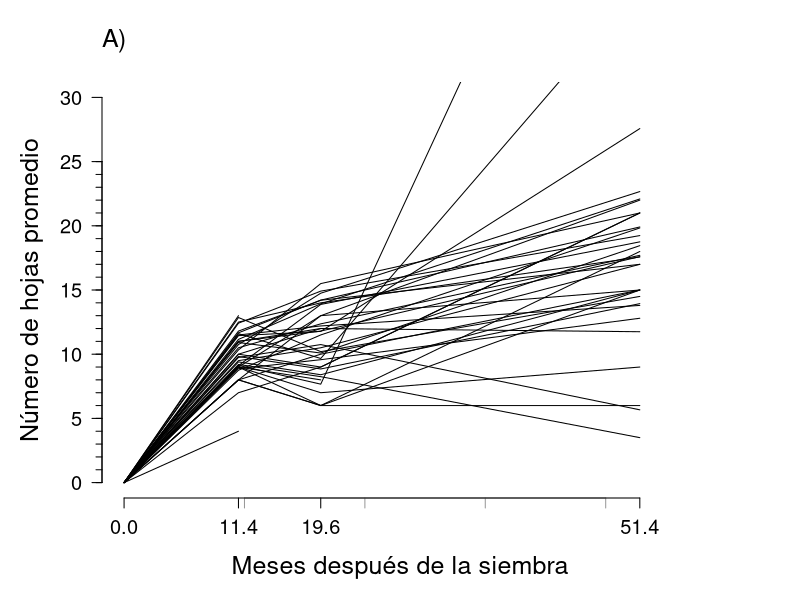
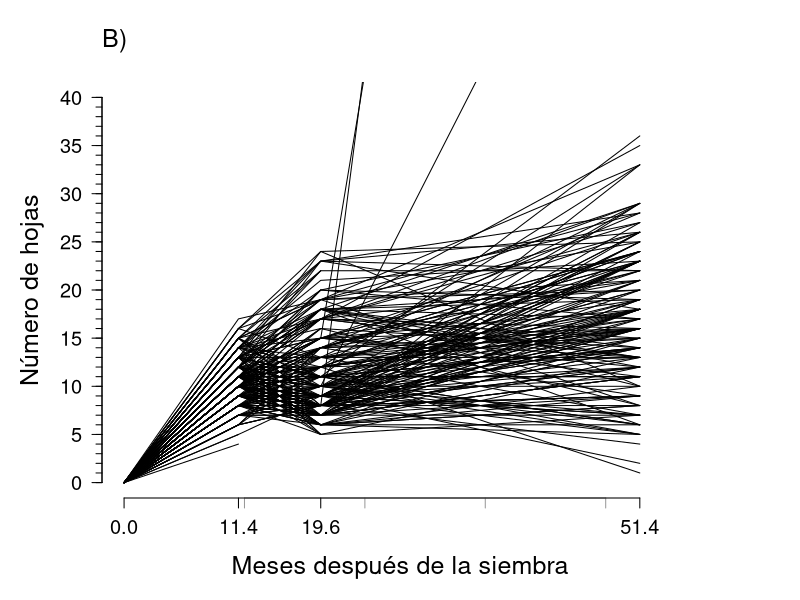
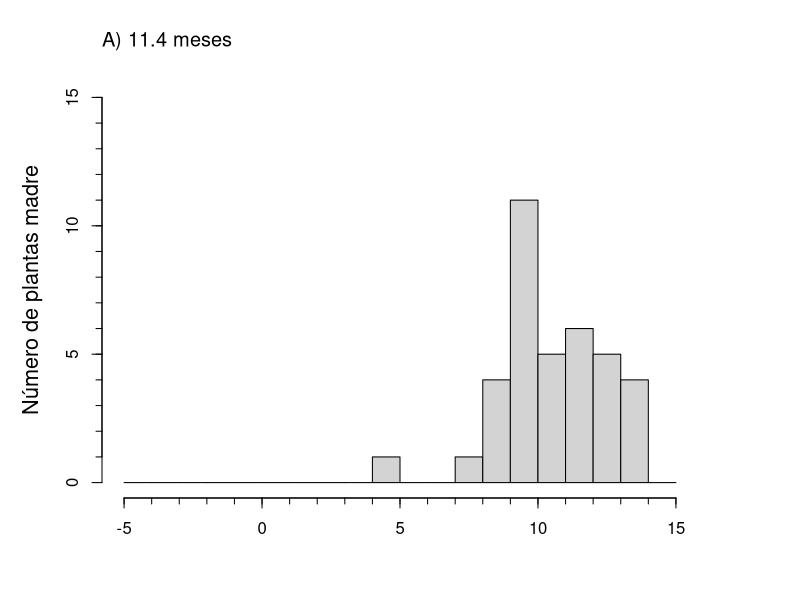
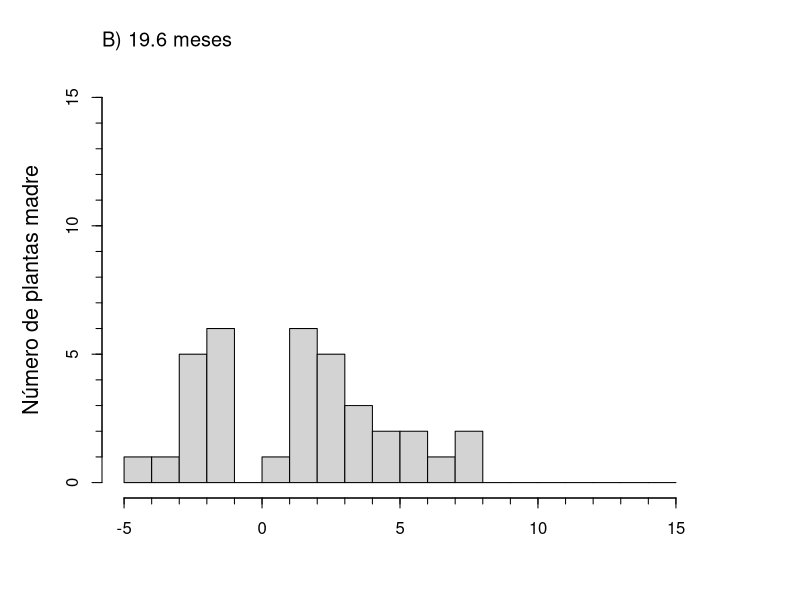

Generate these figures, in order, with R: (Note: this script raises an error after producing the figures.)
################################################################################################################
#################################################################################################################
#################################################################################################################
#
##### TASA DE CRECIMIENTO DE LA PROGENIE DE LAS PLANTAS MADRE#######
#
#################################################################################################################
#################################################################################################################
#################################################################################################################
#
# INTRODUCCIÓN:
#
#
# REQUERIMIENTOS
# "PhenotypicDataProgeny_Quebradas_2020Marzo.csv"
# "PhenotypicDataProgeny_Quebradas_2020Octubre.csv"
# "PhenotypicDataProgeny_Quebradas_2023Junio.csv"
# "PhenotypicGroupAssignment_2023septiembre08_120644.csv"
#
#
# CONTENIDO
# 1) Datos preliminares: Carga de librerías y lectura de datos
# 2) Seleccionar las variables a usar en cada tabla
# 3) Crear marco de datos del crecimiento
# 4) Examinar el crecimiento

#################################################################################################################
#################################################################################################################
#################################################################################################################


#################################################################################################################
#################################################################################################################
# 1) Datos preliminares: Carga de librerías y lectura de datos
#################################################################################################################
#################################################################################################################

#################################################################################################################
# 1.1) Librerías.

library(tidyverse) #limpiar y organizar datos

#seleccionar directorio de trabajo
setwd("C:/Users/usuario/Documents/Jardin_comun/Progenie/datos")

#################################################################################################################
# 1.2)leer las tablas

datos.fenotipicos.marzo <-
  read.table(
    "PhenotypicDataProgeny_Quebradas_2020Marzo.csv",
    header = T,
    sep = ","
  )
datos.fenotipicos.octubre <-
  read.table(
    "PhenotypicDataProgeny_Quebradas_2020Octubre.csv",
    header = T,
    sep = ","
  )
datos.fenotipicos.junio <-
  read.table(
    "PhenotypicDataProgeny_Quebradas_2023Junio.csv",
    header = T,
    sep = ","
  )

#################################################################################################################
#################################################################################################################
# 2) Seleccionar las variables a usar en cada tabla
#################################################################################################################
#################################################################################################################

#################################################################################################################
# 2.1)primera medida (11.4 meses DS): marzo de 2020
summary(datos.fenotipicos.marzo)
head(datos.fenotipicos.marzo)
dim(datos.fenotipicos.marzo)# 250 plantas hijas sembradas y 26 variables

# 2.1.1)subconjunto de las columnas: unir las variables Bandeja, fila y columna para crear variable
# nombre.progenie; seleccionar las variables para analizar tasa de crecimiento
colnames(datos.fenotipicos.marzo)
datos.fenotipicos.marzo.selected <- datos.fenotipicos.marzo %>%
  unite("nombre.progenie", c(Bandeja, Fila, Columna)) %>%
  select(
    Número.colección.planta.madre,
    nombre.progenie,
    Longitud.tallo..cm.,
    Número.de.hojas
  ) %>%
  mutate(
    Número.colección.planta.madre=as.numeric(Número.colección.planta.madre),
    tiempo= 11.4
  )
head(datos.fenotipicos.marzo.selected)

# 2.1.2) Remover plantas de la progenie sin madre asignada o datos faltantes

# cuantas plantas madres están representadas
unique(datos.fenotipicos.marzo.selected$Número.colección.planta.madre)
length(unique(
  datos.fenotipicos.marzo.selected$Número.colección.planta.madre))## 38 plantas madres representadas

rows.with.na <-
  unique(which(is.na(datos.fenotipicos.marzo.selected), arr.ind = T)[, 1])
rows.with.na # especímenes con valores NA
length(rows.with.na)# 14 plántulas hijas con NA

#correr las siguientes líneas en caso de existir NAs
datos.fenotipicos.marzo.selected <-
  datos.fenotipicos.marzo.selected[-rows.with.na,]
dim(datos.fenotipicos.marzo.selected) # 236 hijas con todos los datos
class(datos.fenotipicos.marzo.selected)
summary(datos.fenotipicos.marzo.selected)
head(datos.fenotipicos.marzo.selected)

length(unique(
  datos.fenotipicos.marzo.selected$Número.colección.planta.madre
))## hay representación de 37 plantas madres
unique(datos.fenotipicos.marzo.selected$Número.colección.planta.madre)##cuáles

#################################################################################################################
# 2.2) segunda medida (19.6 meses DS): octubre de 2020
summary(datos.fenotipicos.octubre)
head(datos.fenotipicos.octubre)
dim(datos.fenotipicos.octubre)# 250 plantas hijas sembradas y 33 variables


# 2.2.1) subconjunto de las columnas: unir las variables Bandeja, fila y columna para crear variable
# nombre.progenie; seleccionar las variables de crecimiento

colnames(datos.fenotipicos.octubre)
datos.fenotipicos.octubre.selected <- 
  datos.fenotipicos.octubre %>%
  unite("nombre.progenie", c(Bandeja, Fila, Columna)) %>%
  select(
    Número.colección.planta.madre,
    nombre.progenie,
    Longitud.tallo..cm.,
    Número.de.hojas
  ) %>%
  mutate(
    Número.colección.planta.madre = as.numeric(Número.colección.planta.madre),
    tiempo= 19.6)

head(datos.fenotipicos.octubre.selected)

unique(datos.fenotipicos.octubre.selected$Número.colección.planta.madre)
length(unique(
  datos.fenotipicos.octubre.selected$Número.colección.planta.madre))## 38 plantas madres representadas

#Remover filas sin madre asignada

datos.fenotipicos.octubre.selected <- 
  datos.fenotipicos.octubre.selected %>% 
  filter(!is.na(Número.colección.planta.madre))

#################################################################################################################
# 2.3) tercera medida (51.4 meses DS): junio de 2023
summary(datos.fenotipicos.junio)
head(datos.fenotipicos.junio)
dim(datos.fenotipicos.junio)# 180 plantas hijas sembradas y 29 variables

# 2.3.1)subconjunto de las columnas: unir las variables Bandeja, fila y columna para crear variable
# nombre.progenie; seleccionar las variables para analizar supervivencia

colnames(datos.fenotipicos.junio)
datos.fenotipicos.junio.selected <- datos.fenotipicos.junio %>%
  unite("nombre.progenie", c(Bandeja, Fila, Columna)) %>%
  select(
    Número.colección.planta.madre,
    nombre.progenie,
    Longitud.tallo..mm.,
    Número.de.hojas
  ) %>%
  mutate(
    Longitud.tallo..cm.= Longitud.tallo..mm./10,.keep="unused",# Pasar a cm la longitud del tallo
    Número.colección.planta.madre = as.numeric(Número.colección.planta.madre),
    tiempo= 51.4
  ) 
#Remover filas sin madre asignada

datos.fenotipicos.octubre.selected <- 
  datos.fenotipicos.octubre.selected %>% 
  filter(!is.na(Número.colección.planta.madre))

head(datos.fenotipicos.junio.selected)

#################################################################################################################
#################################################################################################################
# 3) Crear marco de datos del crecimiento
#################################################################################################################
#################################################################################################################

#################################################################################################################
# 3.1) combinar la tablas

crecimiento <-
  bind_rows(
    datos.fenotipicos.marzo.selected,
    datos.fenotipicos.junio.selected,
    datos.fenotipicos.octubre.selected
  )
View(crecimiento)

crecimiento <- 
  crecimiento %>% 
  rename(Collector.Collection.Number= Número.colección.planta.madre,
         Longitud.tallo= Longitud.tallo..cm.,
         Numero.hojas =Número.de.hojas)


#################################################################################################################
#################################################################################################################
# 4) Examinar el crecimiento
#################################################################################################################
#################################################################################################################

#################################################################################################################
# 4.1) Número de hojas

# 4.1.1) Gráfica del promedio de hojas por planta madre

numero.hojas.madre <- 
  crecimiento %>% 
  select(Collector.Collection.Number,
         Numero.hojas,
         tiempo) %>% 
  filter(!is.na(Numero.hojas)) %>% 
  group_by(tiempo,Collector.Collection.Number) %>% 
  summarise(promedio= list(mean_se(Numero.hojas)) ) %>% 
  unnest(cols = c(promedio))


promedio.numero.hojas.madre <- 
  numero.hojas.madre%>% 
  select(tiempo, Collector.Collection.Number,y) %>% 
  spread(Collector.Collection.Number, y)
dim(promedio.numero.hojas.madre)

tiempo.0 <- data.frame(matrix(0, ncol=38, nrow=1))
colnames(tiempo.0) <- colnames(promedio.numero.hojas.madre)

promedio.numero.hojas.madre <- 
  bind_rows(tiempo.0,
            promedio.numero.hojas.madre)
head(promedio.numero.hojas.madre)
#gráfica promedio en el tiempo
#par(mar=c(5, 4, 4, 2) + 0.1) #valor por defecto
par(mar = c(5, 5, 4, 5) + 0.1)
matplot(
  promedio.numero.hojas.madre$tiempo,
  promedio.numero.hojas.madre[, -1],
  axes = F,
  type = "l",
  lty=1,
  col="black",
  main = NA,
  cex.lab = 1.5,
  ylim = c(0, 30),
  xlim = c(0, 55),
  xaxt = "n",
  bty = "n",
  xlab = "Meses después de la siembra",
  ylab = "Número de hojas promedio"
)
title(expression("A)"), adj = 0, cex.main = 1.5)
# eje por año
axis(
  side = 1,
  at = seq(12, 48, 12),
  labels =F,
  col = "gray60"
)
axis(
  side = 1,
  at = c(0, 11.4, 19.6, 51.4),
  labels = T,
  cex.axis = 1.2
)
axis(
  side = 2,
  at = seq(0, 30, 5),
  labels = T,
  tcl = -0.5,
  las = 1,
  cex.axis = 1.2
)
axis(
  side = 2,
  at = seq(0, 25, 1),
  labels = F,
  tcl = -0.3
)
  # Si barras de error....
# matlines(numero.hojas.madre$tiempo,
#         numero.hojas.madre[, 4:5],
#         col="gray60",
#         lty= 1)
# 
# barras.error.1 <- 
#   numero.hojas.madre %>% 
#   ungroup() %>% 
#   mutate(tiempo= tiempo-0.8) %>% 
#   select(tiempo, ymin, ymax, Collector.Collection.Number)
# barras.error.2 <- 
#   numero.hojas.madre %>% 
#   ungroup() %>% 
#   mutate(tiempo= tiempo+0.8) %>% 
#   select(tiempo, ymin, ymax, Collector.Collection.Number)
# barras.error <- 
#   bind_rows(barras.error.1,barras.error.2)
# 
# barras.min <- 
#   barras.error %>% 
#   select(-ymax) %>% 
#   spread(Collector.Collection.Number,ymin)
# matlines(barras.min[1:2,1], 
#          barras.min[1:2,-1],
#          col= "gray60",
#          lty=1)
# matlines(barras.min[3:4,1], 
#          barras.min[3:4,-1],
#          col= "gray60",
#          lty =1)
# matlines(barras.min[5:6,1], 
#          barras.min[5:6,-1],
#          col= "gray60",
#          lty=1)
# 
# barras.max <- 
#   barras.error %>% 
#   select(-ymin) %>% 
#   spread(Collector.Collection.Number,ymax)
# matlines(barras.max[1:2,1], 
#          barras.max[1:2,-1],
#          col= "gray60",
#          lty=1)
# matlines(barras.max[3:4,1], 
#          barras.max[3:4,-1],
#          col= "gray60",
#          lty =1)
# matlines(barras.max[5:6,1], 
#          barras.max[5:6,-1],
#          col= "gray60",
#          lty=1)
# matlines(
#   promedio.numero.hojas.madre$tiempo,
#   promedio.numero.hojas.madre[, -1],
#   axes = F,
#   type = "l",
#   lty=1,
#   main = NA,
#   cex.lab = 1.5,
#   ylim = c(0, 30),
#   xlim = c(0, 55),
#   xaxt = "n",
#   bty = "n",
#   col = "black"
# )

# 4.1.2) Gráfica de número hojas por plántula

numero.hojas<- 
  crecimiento %>% 
  select(Numero.hojas,
         tiempo, nombre.progenie) %>% 
  filter(!is.na(Numero.hojas)) %>% 
  spread(nombre.progenie, Numero.hojas)

dim(numero.hojas) # 238 hojas

tiempo.0 <- data.frame(matrix(0, ncol=238, nrow=1))
colnames(tiempo.0) <- colnames(numero.hojas)

numero.hojas <- 
  bind_rows(tiempo.0,
            numero.hojas)

head(numero.hojas)

#Gráfica
par(mar = c(5, 5, 4, 5) + 0.1)
matplot(
  numero.hojas$tiempo,
  numero.hojas[, -1],
  axes = F,
  type = "l",
  main = NA,
  cex.lab = 1.5,
  ylim = c(0, 40),
  xlim = c(0, 55),
  xaxt = "n",
  bty = "n",
  col = "black",
  lty=1,
  xlab = "Meses después de la siembra",
  ylab = "Número de hojas"
)
title(expression("B)"), adj = 0, cex.main = 1.5)

# eje por año
axis(
  side = 1,
  at = seq(12, 48, 12),
  labels =F,
  col = "gray60"
)
axis(
  side = 1,
  at = c(0, 11.4, 19.6, 51.4),
  labels = T,
  cex.axis = 1.2
)
axis(
  side = 2,
  at = seq(0, 40, 5),
  labels = T,
  tcl = -0.5,
  las = 1,
  cex.axis = 1.2
)
axis(
  side = 2,
  at = seq(0, 40, 1),
  labels = F,
  tcl = -0.3
)

# 4.1.3) Promedio de número de hojas en el tiempo

hojas <- crecimiento %>% 
  select(Numero.hojas,
         tiempo, nombre.progenie, Collector.Collection.Number) %>% 
  filter(!is.na(Numero.hojas)) %>% 
  mutate(tiempo= tiempo/12)

# Número de plántulas con hojas contadas
hojas %>% 
  group_by(tiempo) %>% 
  summarise(n=length(Numero.hojas))
# A tibble: 3 × 2
# tiempo     n
# <dbl> <int>
#   1   0.95   236
# 2   1.63   220
# 3   4.28   175

# promedio número de hojas y mediana
hojas %>% 
  summarise (promedio = mean(Numero.hojas),
             mediana=median(Numero.hojas),
             desviacion=sd(Numero.hojas))

# promedio mediana desviacion
# 1 12.76545      11   5.613375

# Numero de hojas promedio por tiempo
promedio.hojas.tiempo <- 
  hojas%>%
  group_by(tiempo) %>% 
  summarise(promedio = mean(Numero.hojas),
            desviacion= sd(Numero.hojas))
promedio.hojas.tiempo
# tiempo promedio desviacion
# <dbl>    <dbl>      <dbl>
#   1   0.95     10.6       2.35
# 2   1.63     11.6       4.58
# 3   4.28     17.3       7.16

# 4.1.4) Promedios del número de hojas por planta madre

promedio.hojas.madre <- 
  hojas %>% 
  group_by(Collector.Collection.Number, tiempo) %>% 
  summarise(promedio = mean(Numero.hojas),
            desviacion= sd(Numero.hojas), 
            mediana=median(Numero.hojas)) %>% 
  ungroup()

promedio.hojas.madre %>% 
  group_by(tiempo) %>% 
  summarise(promedio.1=mean(promedio),
            desviacion= sd(promedio))
# tiempo promedio.1 desviacion
# <dbl>      <dbl>      <dbl>
#   1   0.95       9.92       1.82
# 2   1.63      10.9        2.73
# 3   4.28      16.4        4.67


# 4.1.5) Histogramas de la pendiente del crecimiento en términos de número de hojas

#Para cada muestreo existe un delta de numero de hojas y un delta de tiempo entre el muestreo anterior.,la
#formula de la pendiente sería (hojas 11.4-hojas 0) / (11.4 meses-o meses)

# 4.1.5.1) POR PLANTA MADRE

 pendiente.promedio.hojas.madre <- 
   promedio.hojas.madre %>% 
   group_by(Collector.Collection.Number) %>% 
   arrange(tiempo, Collector.Collection.Number) %>% 
   mutate(diff.tiempo= tiempo-lag(tiempo, default = 0)) %>% 
   mutate(diff.hojas= promedio-lag(promedio, default = 0)) %>% 
   mutate(pendiente=diff.hojas/diff.tiempo)
   
view(pendiente.promedio.hojas.madre)
range(pendiente.promedio.hojas.madre$pendiente)# -4.390244 13.684211

# Graficar histogramas de número de hojas promedio

m.marzo <- 
  pendiente.promedio.hojas.madre %>% 
  filter(diff.tiempo=="0.95") %>% 
  select(pendiente)
#par(mar=c(5, 4, 4, 2) + 0.1) #valor por defecto
par(mar = c(5, 5, 4, 5) + 0.1)
hist(m.marzo$pendiente,
     breaks=seq(-5,15,1),
     xlab=NA,
     ylab="Número de plantas madre",
     main=NA,
     cex.lab=1.3,
     ylim = c(0,15)
)
title(expression("A) 11.4 meses"),adj=0)
axis(side=1, at=-5:15, labels = F, tcl=-0.3)
axis(side=2, at=1:15, labels = F, tcl=-0.3)

m.octubre <- 
  pendiente.promedio.hojas.madre %>% 
  filter(diff.tiempo<0.95) %>% 
  select(pendiente)
#par(mar=c(5, 4, 4, 2) + 0.1) #valor por defecto
par(mar = c(5, 5, 4, 5) + 0.1)
hist(m.octubre$pendiente,
     breaks=seq(-5,15,1),
     xlab=NA,
     ylab="Número de plantas madre",
     main=NA,
     cex.lab=1.3,
     ylim = c(0,15)
)
title(expression("B) 19.6 meses"),adj=0)
axis(side=1, at=-5:15, labels = F, tcl=-0.3)
axis(side=2, at=1:15, labels = F, tcl=-0.3)

m.junio <- 
  pendiente.promedio.hojas.madre %>% 
  filter(diff.tiempo>0.95) %>% 
  select(pendiente)
#par(mar=c(5, 4, 4, 2) + 0.1) #valor por defecto
par(mar = c(5, 5, 4, 5) + 0.1)
hist(m.junio$pendiente,
     breaks=seq(-5,15,1),
     xlab="Número de hojas promedio / año",
     ylab="Número de plantas madre",
     main=NA,
     cex.lab=1.3,
     ylim = c(0,15)
)
title(expression("C) 51.4 meses"),adj=0)
axis(side=1, at=-5:15, labels = F, tcl=-0.3)
axis(side=2, at=1:15, labels = F, tcl=-0.3)

# 4.1.5.2) POR PLÁNTULA
pendiente.hojas<- 
  hojas %>% 
  group_by(nombre.progenie) %>% 
  arrange(tiempo, nombre.progenie) %>% 
  mutate(diff.tiempo= tiempo-lag(tiempo, default = 0)) %>% 
  mutate(diff.hojas= Numero.hojas-lag(Numero.hojas, default = 0)) %>% 
  mutate(pendiente=diff.hojas/diff.tiempo)
View(pendiente.hojas)
range(pendiente.hojas$pendiente)#  -11.70732  17.89474

pendiente.hojas %>% 
  group_by(tiempo) %>% 
  summarise(promedio=mean(pendiente),
            desviacion= sd(pendiente),
            mediana = median(pendiente))
# tiempo promedio desviacion mediana
# <dbl>    <dbl>      <dbl>   <dbl>
#   1   0.95    11.1        2.48   10.5 
# 2   1.63     1.47       5.77    1.46
# 3   4.28     2.04       2.79    1.89

# Graficar histogramas de número de hojas por plántula

m.marzo <- 
  pendiente.hojas %>% 
  filter(diff.tiempo=="0.95") %>% 
  select(pendiente)
#par(mar=c (5, 4, 4, 2) + 0.1) #valor por defecto
par(mar = c(5, 5, 4, 5) + 0.1)
hist(m.marzo$pendiente,
     breaks=seq(-12,18,2),
     xlab=NA,
     ylab="Número de plantas hijas",
     main=NA,
     cex.lab=1.3,
     ylim = c(0,90)
)
title(expression("D)"),adj=0)
axis(side=1, at=-12:18, labels = F, tcl=-0.3)
axis(side=2, at=seq(0,90,5), labels = F, tcl=-0.3)

m.octubre <- 
  pendiente.hojas %>% 
  filter(diff.tiempo<0.95) %>% 
  select(pendiente)
#par(mar=c(5, 4, 4, 2) + 0.1) #valor por defecto
par(mar = c(5, 5, 4, 5) + 0.1)
hist(m.octubre$pendiente,
     breaks=seq(-12,18,2),
     xlab=NA,
     ylab="Número de plantas hijas",
     main=NA,
     cex.lab=1.3,
     ylim = c(0,90)
)
title(expression("E)"),adj=0)
axis(side=1, at=-12:18, labels = F, tcl=-0.3)
axis(side=2, at=seq(0,90,5), labels = F, tcl=-0.3)

m.junio <- 
  pendiente.hojas %>% 
  filter(diff.tiempo>0.95) %>% 
  select(pendiente)
#par(mar=c(5, 4, 4, 2) + 0.1) #valor por defecto
par(mar = c(5, 5, 4, 5) + 0.1)
hist(m.junio$pendiente,
     breaks=seq(-12,18,2),
     xlab="Número de hojas / año",
     ylab="Número de plantas hijas",
     main=NA,
     cex.lab=1.3,
     ylim = c(0,90)
)
title(expression("F)"),adj=0)
axis(side=1, at=-12:18, labels = F, tcl=-0.3)
axis(side=2, at=seq(0,90,5), labels = F, tcl=-0.3)


#################################################################################################################
# 4.2) Longitud del tallo.

# 4.2.1) Gráfica del promedio longitud de tallo por planta madre

longitud.tallo.madre <- 
  crecimiento %>% 
  select(Collector.Collection.Number,
                         Longitud.tallo,
                         tiempo) %>% 
  filter(!is.na(Longitud.tallo)) %>% 
  group_by(tiempo, Collector.Collection.Number) %>% 
  summarise(promedio= list(mean_se(Longitud.tallo)) ) %>% 
  unnest(cols = c(promedio))

promedio.longitud.tallo.madre <- 
  longitud.tallo.madre%>% 
  select(tiempo, Collector.Collection.Number,y) %>% 
  spread(Collector.Collection.Number, y)
dim(promedio.longitud.tallo.madre)

tiempo.0 <- data.frame(matrix(0, ncol=38, nrow=1))
colnames(tiempo.0) <- colnames(promedio.longitud.tallo.madre)

promedio.longitud.tallo.madre <- 
  bind_rows(tiempo.0,
            promedio.longitud.tallo.madre)

#gráfica promedio en el tiempo
#par(mar=c(5, 4, 4, 2) + 0.1) #valor por defecto
par(mar = c(5, 5, 4, 5) + 0.1)
matplot(
  promedio.longitud.tallo.madre$tiempo,
  promedio.longitud.tallo.madre[, -1],
  axes = F,
  type = "l",
  lty=1,
  main = NA,
  cex.lab = 1.5,
  ylim = c(0, 10),
  xlim = c(0, 55),
  xaxt = "n",
  bty = "n",
  col = "black", 
  xlab = "Meses después de la siembra",
  ylab = "Longitud del tallo promedio (cm)"
)
title(expression("C)"), adj = 0, cex.main = 1.5)
# eje por año
axis(
  side = 1,
  at = seq(12, 48, 12),
  labels =F,
  col = "gray60"
)
axis(
  side = 1,
  at = c(0, 11.4, 19.6, 51.4),
  labels = T,
  cex.axis = 1.2
)
axis(
  side = 2,
  at = seq(0, 10, 2),
  labels = T,
  tcl = -0.5,
  las = 1,
  cex.axis = 1.2
)
axis(
  side = 2,
  at = seq(0, 10, 0.5),
  labels = F,
  tcl = -0.3
)

#con barras de error...
# matlines(longitud.tallo.madre$tiempo,
#          longitud.tallo.madre[, 4:5],
#          col="gray60",
#          lty= 1)
# 
# barras.error.1 <- 
#   longitud.tallo.madre %>% 
#   ungroup() %>% 
#   mutate(tiempo= tiempo-0.8) %>% 
#   select(tiempo, ymin, ymax, Collector.Collection.Number)
# barras.error.2 <- 
#   longitud.tallo.madre %>% 
#   ungroup() %>% 
#   mutate(tiempo= tiempo+0.8) %>% 
#   select(tiempo, ymin, ymax, Collector.Collection.Number)
# barras.error <- 
#   bind_rows(barras.error.1,barras.error.2)
# 
# barras.min <- 
#   barras.error %>% 
#   select(-ymax) %>% 
#   spread(Collector.Collection.Number,ymin)
# matlines(barras.min[1:2,1], 
#          barras.min[1:2,-1],
#          col= "gray60",
#          lty=1)
# matlines(barras.min[3:4,1], 
#          barras.min[3:4,-1],
#          col= "gray60",
#          lty =1)
# matlines(barras.min[5:6,1], 
#          barras.min[5:6,-1],
#          col= "gray60",
#          lty=1)
# 
# barras.max <- 
#   barras.error %>% 
#   select(-ymin) %>% 
#   spread(Collector.Collection.Number,ymax)
# matlines(barras.max[1:2,1], 
#          barras.max[1:2,-1],
#          col= "gray60",
#          lty=1)
# matlines(barras.max[3:4,1], 
#          barras.max[3:4,-1],
#          col= "gray60",
#          lty =1)
# matlines(barras.max[5:6,1], 
#          barras.max[5:6,-1],
#          col= "gray60",
#          lty=1)
# matlines(
#   promedio.longitud.tallo.madre$tiempo,
#   promedio.longitud.tallo.madre[, -1],
#   axes = F,
#   type = "o",
#   pch= 1:37,
#   main = NA,
#   cex.lab = 1.5,
#   ylim = c(0, 10),
#   xlim = c(0, 55),
#   xaxt = "n",
#   bty = "n",
#   col = "black"
# )

# 4.2.2) Gráfica longitud de tallo por plántula

longitud.tallo<- 
  crecimiento %>% 
  select(Longitud.tallo,
         tiempo, nombre.progenie) %>% 
  filter(!is.na(Longitud.tallo)) %>% 
  spread(nombre.progenie, Longitud.tallo)

dim(longitud.tallo)

tiempo.0 <- data.frame(matrix(0, ncol=238, nrow=1))
colnames(tiempo.0) <- colnames(longitud.tallo)

longitud.tallo <- 
  bind_rows(tiempo.0,
            longitud.tallo)

#Gráfica
par(mar = c(5, 5, 4, 5) + 0.1)
matplot(
  longitud.tallo$tiempo,
  longitud.tallo[, -1],
  axes = F,
  type = "l",
  lty=1,
  main = NA,
  cex.lab = 1.5,
  ylim = c(0, 10),
  xlim = c(0, 55),
  xaxt = "n",
  bty = "n",
  col = "black",
  xlab = "Meses después de la siembra",
  ylab = "Longitud del tallo (cm)"
)
title(expression("D)"), adj = 0, cex.main = 1.5)
# eje por año
axis(
  side = 1,
  at = seq(12, 48, 12),
  labels =F,
  col = "gray60"
)
axis(
  side = 1,
  at = c(0, 11.4, 19.6, 51.4),
  labels = T,
  cex.axis = 1.2
)
axis(
  side = 2,
  at = seq(0, 10, 2),
  labels = T,
  tcl = -0.5,
  las = 1,
  cex.axis = 1.2
)
axis(
  side = 2,
  at = seq(0, 10, 0.5),
  labels = F,
  tcl = -0.3
)

# 4.2.3) Promedio de longitud del tallos en el tiempo

tallos <- crecimiento %>% 
  select(Longitud.tallo,
         tiempo, nombre.progenie, Collector.Collection.Number) %>% 
  filter(!is.na(Longitud.tallo)) %>% 
  mutate(tiempo= tiempo/12)

# Número de plántulas con longitud de tallos medidas
tallos %>% 
  group_by(tiempo) %>% 
  summarise(n=length(Longitud.tallo))
# tiempo     n
# <dbl> <int>
#   1   0.95   236
# 2   1.63   220
# 3   4.28   176

# promedio longitud de tallos y mediana
tallos %>% 
  summarise (promedio = mean(Longitud.tallo),
             mediana=median(Longitud.tallo),
             desviacion=sd(Longitud.tallo))

# promedio mediana desviacion
# 1  2.47478     1.3   2.346488

#   Longitud de tallo promedio por tiempo
promedio.tallo.tiempo <- 
  tallos%>%
  group_by(tiempo) %>% 
  summarise(promedio = mean(Longitud.tallo),
            desviacion= sd(Longitud.tallo))
promedio.tallo.tiempo
# tiempo promedio desviacion
# <dbl>    <dbl>      <dbl>
#   1   0.95    0.846      0.376
#   2   1.63    1.42       0.578
#   3   4.28    5.98       1.39


# 4.2.4) Promedios del número de hojas por planta madre

  promedio.tallos.madre <- 
  tallos %>% 
  group_by(Collector.Collection.Number, tiempo) %>% 
  summarise(promedio = mean(Longitud.tallo),
            desviacion= sd(Longitud.tallo))
View(promedio.tallos.madre)

# 4.2.5) Histogramas de la pendiente del crecimiento en términos de longitud del tallo

#Para cada muestreo existe un delta de la longitud del tallo y un delta de tiempo entre el muestreo anterior.,la
#formula de la pendiente sería (tallo 11.4-tallo 0) / (11.4 meses-o meses)

# 4.2.5.1) POR PLANTA MADRE
pendiente.promedio.tallos.madre <- 
  promedio.tallos.madre %>% 
  group_by(Collector.Collection.Number) %>% 
  arrange(tiempo, Collector.Collection.Number) %>% 
  mutate(diff.tiempo= tiempo-lag(tiempo, default = 0)) %>% 
  mutate(diff.tallos= promedio-lag(promedio, default = 0)) %>% 
  mutate(pendiente=diff.tallos/diff.tiempo)

view(pendiente.promedio.tallos.madre)
range(pendiente.promedio.tallos.madre$pendiente)# 0.1463415 2.7871698

# Graficar histogramas longitud de tallos promedio

m.marzo <- 
  pendiente.promedio.tallos.madre %>% 
  filter(diff.tiempo=="0.95") %>% 
  select(pendiente)
#par(mar=c(5, 4, 4, 2) + 0.1) #valor por defecto
par(mar = c(5, 5, 4, 5) + 0.1)
hist(m.marzo$pendiente,
     breaks=seq(0,2.8,0.2),
     xlab=NA,
     ylab="Número de plantas madre",
     main=NA,
     cex.lab=1.3,
     ylim = c(0,12)
)
title(expression("A) 11.4 meses"),adj=0)
axis(side=1, at=seq(0,2.8,0.1), labels = F, tcl=-0.3)
axis(side=2, at=1:12, labels = F, tcl=-0.3)

m.octubre <- 
  pendiente.promedio.tallos.madre %>% 
  filter(diff.tiempo<0.95) %>% 
  select(pendiente)
#par(mar=c(5, 4, 4, 2) + 0.1) #valor por defecto
par(mar = c(5, 5, 4, 5) + 0.1)
hist(m.octubre$pendiente,
     breaks=seq(0,2.8,0.2),
     xlab=NA,
     ylab="Número de plantas madre",
     main=NA,
     cex.lab=1.3,
     ylim = c(0,12)
)
title(expression("B) 19.6 meses"),adj=0)
axis(side=1, at=seq(0,2.8,0.1), labels = F, tcl=-0.3)
axis(side=2, at=1:12, labels = F, tcl=-0.3)

m.junio <- 
  pendiente.promedio.tallos.madre %>% 
  filter(diff.tiempo>0.95) %>% 
  select(pendiente)
#par(mar=c(5, 4, 4, 2) + 0.1) #valor por defecto
par(mar = c(5, 5, 4, 5) + 0.1)
hist(m.junio$pendiente,
     breaks=seq(0,2.8,0.2),
     xlab="Longitud del tallo promedio (cm) / año",
     ylab="Número de plantas madre",
     main=NA,
     cex.lab=1.3,
     ylim = c(0,12)
)
title(expression("C) 51.4 meses"),adj=0)
axis(side=1, at=seq(0,2.8,0.1), labels = F, tcl=-0.3)
axis(side=2, at=1:12, labels = F, tcl=-0.3)

# 4.1.5.2) POR PLÁNTULA
pendiente.tallos<- 
  tallos %>% 
  group_by(nombre.progenie) %>% 
  arrange(tiempo, nombre.progenie) %>% 
  mutate(diff.tiempo= tiempo-lag(tiempo, default = 0)) %>% 
  mutate(diff.tallos= Longitud.tallo-lag(Longitud.tallo, default = 0)) %>% 
  mutate(pendiente=diff.tallos/diff.tiempo)
View(pendiente.tallos)
range(pendiente.tallos$pendiente)#-0.7317073  3.5121951

pendiente.tallos %>% 
  group_by(tiempo) %>% 
  summarise(promedio=mean(pendiente),
            desviacion= sd(pendiente),
            mediana = median(pendiente))
# tiempo promedio desviacion mediana
# <dbl>    <dbl>      <dbl>   <dbl>
#   1   0.95    0.890      0.396   0.842
# 2   1.63    0.829      0.732   0.732
# 3   4.28    1.71       0.525   1.69

# Graficar histogramas de número de tallos por plántula

m.marzo <- 
  pendiente.tallos %>% 
  filter(diff.tiempo=="0.95") %>% 
  select(pendiente)
#par(mar=c (5, 4, 4, 2) + 0.1) #valor por defecto
par(mar = c(5, 5, 4, 5) + 0.1)
hist(m.marzo$pendiente,
     breaks=seq(-0.8,3.6,0.2),
     xlab=NA,
     ylab="Número de plantas hijas",
     main=NA,
     cex.lab=1.3,
     ylim = c(0,60)
)
title(expression("D)"),adj=0)
axis(side=1, at=seq(-0.8,3.6,0.1), labels = F, tcl=-0.3)
axis(side=2, at=seq(0,60,5), labels = F, tcl=-0.3)

m.octubre <- 
  pendiente.tallos %>% 
  filter(diff.tiempo<0.95) %>% 
  select(pendiente)
#par(mar=c(5, 4, 4, 2) + 0.1) #valor por defecto
par(mar = c(5, 5, 4, 5) + 0.1)
hist(m.octubre$pendiente,
     breaks=seq(-0.8,3.6,0.2),
     xlab=NA,
     ylab="Número de plantas hijas",
     main=NA,
     cex.lab=1.3,
     ylim = c(0,60)
)
title(expression("E)"),adj=0)
axis(side=1, at=seq(-0.8,3.6,0.1), labels = F, tcl=-0.3)
axis(side=2, at=seq(0,60,5), labels = F, tcl=-0.3)

m.junio <- 
  pendiente.tallos %>% 
  filter(diff.tiempo>0.95) %>% 
  select(pendiente)
#par(mar=c(5, 4, 4, 2) + 0.1) #valor por defecto
par(mar = c(5, 5, 4, 5) + 0.1)
hist(m.junio$pendiente,
     breaks=seq(-0.8,3.6,0.2),
     xlab="Longitud de tallos (cm) / año",
     ylab="Número de plantas hijas",
     main=NA,
     cex.lab=1.3,
     ylim = c(0,60)
)
title(expression("F)"),adj=0)
axis(side=1, at=seq(-0.8,3.6,0.1), labels = F, tcl=-0.3)
axis(side=2, at=seq(0,60,5), labels = F, tcl=-0.3)